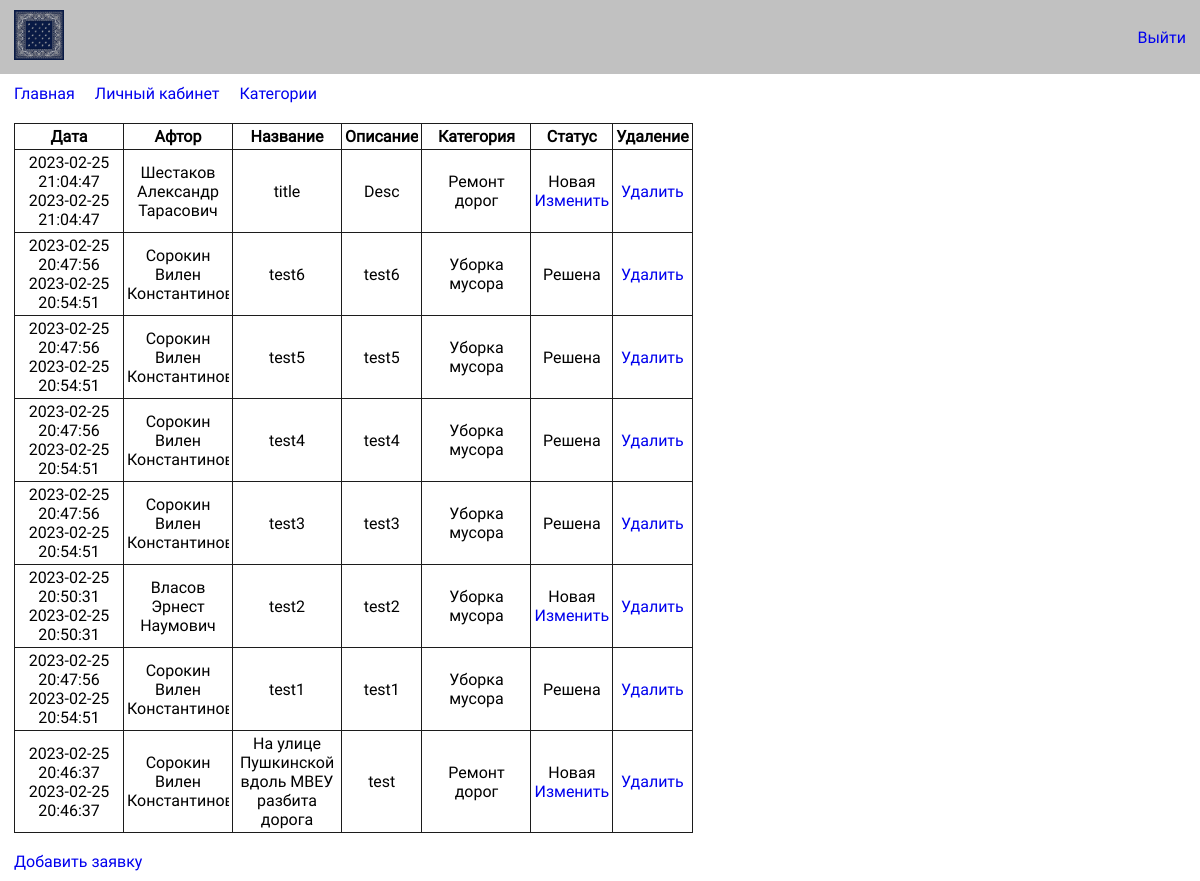
Page /orders_page.php (signed in) on the committed database.
### tables this page shows
CREATE TABLE `orders` (
  `id` int NOT NULL,
  `name` varchar(255) NOT NULL,
  `description` varchar(255) NOT NULL,
  `id_author` int NOT NULL,
  `id_status` int NOT NULL DEFAULT '3',
  `id_category` int NOT NULL,
  `photo_before` varchar(255) NOT NULL,
  `photo_after` varchar(255) NOT NULL,
  `create_time` datetime DEFAULT NULL,
  `update_time` datetime DEFAULT NULL,
  `refusal` varchar(255) DEFAULT NULL
);

CREATE TABLE `users` (
  `id` int NOT NULL,
  `name` varchar(255) NOT NULL,
  `pass` varchar(255) NOT NULL,
  `login` varchar(255) NOT NULL,
  `email` varchar(255) NOT NULL,
  `role` int NOT NULL DEFAULT '3'
);

CREATE TABLE `category` (
  `id` int NOT NULL,
  `name` varchar(255) NOT NULL
);

CREATE TABLE `status` (
  `id` int NOT NULL,
  `name` varchar(255) NOT NULL
);

### components/pages/orders_page.php (the view, shortened to what this page needs)
  <?php
  if ($_SESSION['role'] == 1) {
    $result = mysqli_query($connect, "SELECT * FROM orders ORDER BY `ID` DESC");
  } else {
    $result = mysqli_query($connect, "SELECT * FROM orders WHERE `id_author` = '$_SESSION[user_id]' ORDER BY `ID` DESC");
  }
  ?>
  <section class="section section_main">
      <div class="wrapper">
        <main class="main">
        <table>
            <tr>
              <th><div>Дата</div></th>
              <th><div>Афтор</div></th>
              <th><div>Название</div></th>
              <th><div>Описание</div></th>
              <th><div>Категория</div></th>
              <th><div>Статус</div></th>
              <th><div>Удаление</div></th>
            </tr>
            <?php
            while ($order = mysqli_fetch_assoc($result)) {
              $id_status = $order['id_status'];
              $status = mysqli_query($connect, "SELECT * FROM `status` WHERE id = '$id_status'");
              $status = mysqli_fetch_array($status);
              $id_category = $order['id_category'];
              $category = mysqli_query($connect, "SELECT * FROM `category` WHERE id = '$id_category'");
              $category = mysqli_fetch_array($category);
              $id_author = $order['id_author'];
              $author = mysqli_query($connect, "SELECT * FROM `users` WHERE id = '$id_author'");
              $author = mysqli_fetch_array($author);
              echo "
              <tr>
              <td><div><p>$order[create_time]</p><p>$order[update_time]</p></div></td>
              <td><div>$author[name]</div></td>
              <td><div>$order[name]</div></td>
              <td><div>$order[description]</div></td>
              <td><div>$category[name]</div></td>";
              if ($id_status == 2){
                echo "<td><div>$status[name] <br/> Причина отказа: $order[refusal]</div></td>";
              }  elseif ($_SESSION['role'] == 1) {
                if ($id_status == 1) {
                  echo "<td><div>$status[name]</div></td>";
                } else {
                  echo "<td><div>$status[name]<p><a href=/edit_order_page.php?id=$order[id]>Изменить</a></p></div></td>";
                }
              } else {
                echo "<td><div>$status[name]</div></td>";
              }
              echo "
              <td><div><a href=/controllers/delete_order.php?id=$order[id] >Удалить</a></div></td>
            </tr>
              ";
            }
            ?>
          </table><br/>
          <a href="/add_order_page.php">Добавить заявку</a>
        </main>
      </div>
    </section>
</body>
</html>

### components/header.php (shortened to what this page needs)
<!DOCTYPE html>
<html lang="en">
<head>
  <link rel="stylesheet" href="/assets/styles/main.css">
</head>
<body>
<section class="section section_header">
  <div class="wrapper">
    <header class="header">
      <a rel="stylesheet" href="/index.php"><img src="/assets/img/12.jpg" alt="Logo" /></a>
      <div>
        <?php if (!empty($_SESSION['auth'])): ?>
          <a href="/controllers/logout.php">Выйти</a>
        <?php else: ?>
          <a href="/login_page.php">Войти</a>
          <a href="/register_page.php">Регистрация</a>
          <?php endif; ?>
      </div>
    </header>
  </div>
</section>

### orders_page.php
<?php
	require_once("components/header.php");
	if (!empty($_SESSION['auth'])){
		require_once("components/nav.php");
		require_once("components/pages/orders_page.php");
	}
	else {
		header('Location: /');
	}
?>

### components/nav.php
<section class="section section_nav">
  <div class="wrapper">
    <nav class="nav">
      <ul>
        <li><a href="/">Главная</a></li>
        <li><a href="/orders_page.php">Личный кабинет</a></li>
        <?php if($_SESSION['user_id'] == 2) {
          echo "<li><a href=/category_page.php>Категории</a></li>";
        } ?>
      </ul>
    </nav>
  </div>
</section>

### assets/styles/main.css (style rules this page uses)
html, body { width: 100%; height: 100%; }
body { font-family: "RobotoRegular", sans-serif; font-size: 16px; }
.wrapper { max-width: 1200px; height: 100%; margin: 0 auto; padding: 0 7px; }
.section { width: 100%; padding: 10px 7px; }
.section_header { background-color: #c1c1c1; }
.header { width: 100%; display: flex; justify-content: space-between; align-items: center; }
.header a img { max-width: 50px; }
.header div { display: flex; gap: 10px; align-items: center; }
.main { margin: 0 auto; }
.main, .main > div { width: 100%; }
table, th, td { border: 1px solid #1c1c1c; border-collapse: collapse; }
th, td { padding: 3px; text-align: center; border-collapse: collapse; }
th div, td div { max-width: 102px; max-height: 250px; overflow-y: auto; }
.nav { width: 100%; }
.nav ul { display: flex; align-items: center; gap: 20px; }

### rows in the picture
orders: create_time "2023-02-25 21:04:47", update_time "2023-02-25 21:04:47", id_author.name "Шестаков Александр Тарасович", name "title", description "Desc", id_category.name "Ремонт дорог", id_status.name "Новая"
orders: create_time "2023-02-25 20:47:56", update_time "2023-02-25 20:54:51", id_author.name "Сорокин Вилен…", name "test6", description "test6", id_category.name "Уборка мусора", id_status.name "Решена"
orders: create_time "2023-02-25 20:47:56", update_time "2023-02-25 20:54:51", id_author.name "Сорокин Вилен…", name "test5", description "test5", id_category.name "Уборка мусора", id_status.name "Решена"
orders: create_time "2023-02-25 20:47:56", update_time "2023-02-25 20:54:51", id_author.name "Сорокин Вилен…", name "test4", description "test4", id_category.name "Уборка мусора", id_status.name "Решена"
orders: create_time "2023-02-25 20:47:56", update_time "2023-02-25 20:54:51", id_author.name "Сорокин Вилен…", name "test3", description "test3", id_category.name "Уборка мусора", id_status.name "Решена"
orders: create_time "2023-02-25 20:50:31", update_time "2023-02-25 20:50:31", id_author.name "Власов Эрнест Наумович", name "test2", description "test2", id_category.name "Уборка мусора", id_status.name "Новая"
orders: create_time "2023-02-25 20:47:56", update_time "2023-02-25 20:54:51", id_author.name "Сорокин Вилен…", name "test1", description "test1", id_category.name "Уборка мусора", id_status.name "Решена"
orders: create_time "2023-02-25 20:46:37", update_time "2023-02-25 20:46:37", id_author.name "Сорокин Вилен…", name "На улице Пушкинской вдоль МВЕУ разбита дорога", description "test", id_category.name "Ремонт дорог", id_status.name "Новая"
